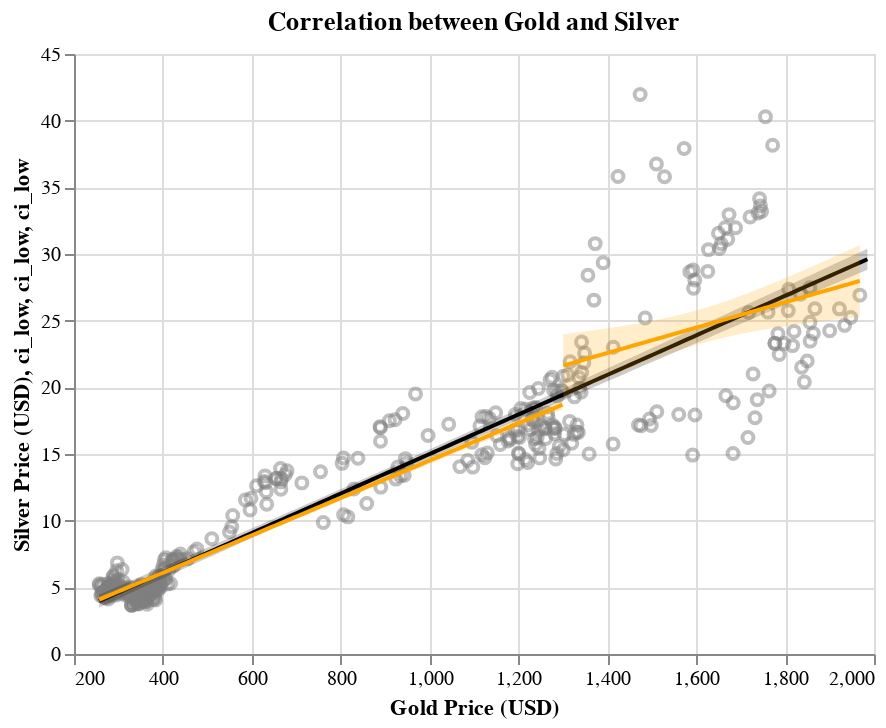

The cell this chart's notebook holds for it:
### Markdown cell above
**Copper, Platinum, and Aluminum**

Silver appears to have a strong, positive correlation with the prices of both copper and platinum. The relationship to aluminum is strong and positive, but appears to weaken a little bit as the prices increase. Interestingly, there does not appear to be a "break point" anywhere in the data where the relationship changes or is invalidated. The confidence intervals widen for the regression lines as the prices of the predictors increase, but not enough to raise serious questions about the validity of the relationships.

### Code cell
gold_comp_chart

### Figure 1 — Vega-Lite specification as saved in the notebook (floating-point values rounded to 4 significant figures; data arrays with more than 128 entries replaced by an {"elided": "..."} marker saying what was removed)
{"config": {"view": {"continuousWidth": 400, "continuousHeight": 300}}, "layer": [{"data": {"name": "data-2b93f7c314d99252cf6aa61acd5f3322"}, "mark": {"type": "point", "color": "grey", "opacity": 0.5}, "encoding": {"x": {"field": "Gold", "scale": {"zero": false}, "title": "Gold Price (USD)", "type": "quantitative"}, "y": {"field": "Silver", "scale": {"zero": false}, "title": "Silver Price (USD)", "type": "quantitative"}}, "title": "Correlation between Gold and Silver"}, {"layer": [{"mark": {"type": "errorband", "color": "black", "opacity": 0.2}, "encoding": {"x": {"field": "Gold", "type": "quantitative"}, "y": {"field": "ci_low", "type": "quantitative"}, "y2": {"field": "ci_high"}}}, {"mark": {"type": "line", "color": "black"}, "encoding": {"x": {"field": "Gold", "type": "quantitative"}, "y": {"field": "Silver", "type": "quantitative"}}}], "data": {"name": "data-7cbe9660485fe3ac5903ed9ad26714a2"}}, {"layer": [{"mark": {"type": "errorband", "color": "orange", "opacity": 0.2}, "encoding": {"x": {"field": "Gold", "type": "quantitative"}, "y": {"field": "ci_low", "type": "quantitative"}, "y2": {"field": "ci_high"}}}, {"mark": {"type": "line", "color": "orange"}, "encoding": {"x": {"field": "Gold", "type": "quantitative"}, "y": {"field": "Silver", "type": "quantitative"}}}], "data": {"name": "data-39938d65e8b828cceb9c9c2523ae93da"}}, {"layer": [{"mark": {"type": "errorband", "color": "orange", "opacity": 0.2}, "encoding": {"x": {"field": "Gold", "type": "quantitative"}, "y": {"field": "ci_low", "type": "quantitative"}, "y2": {"field": "ci_high"}}}, {"mark": {"type": "line", "color": "orange"}, "encoding": {"x": {"field": "Gold", "type": "quantitative"}, "y": {"field": "Silver", "type": "quantitative"}}}], "data": {"name": "data-ff72e2368288ea7c6325318e9233baed"}}], "$schema": "https://vega.github.io/schema/vega-lite/v4.17.0.json", "datasets": {"data-2b93f7c314d99252cf6aa61acd5f3322": {"elided": "396 records"}, "data-7cbe9660485fe3ac5903ed9ad26714a2": [{"Gold": 256.7, "Silver": 3.976, "ci_low": 3.49, "ci_high": 4.463}, {"Gold": 273.8, "Silver": 4.23, "ci_low": 3.751, "ci_high": 4.709}, {"Gold": 290.9, "Silver": 4.484, "ci_low": 4.012, "ci_high": 4.955}, {"Gold": 308.0, "Silver": 4.738, "ci_low": 4.273, "ci_high": 5.202}, {"Gold": 325.1, "Silver": 4.991, "ci_low": 4.535, "ci_high": 5.448}, {"Gold": 342.3, "Silver": 5.245, "ci_low": 4.795, "ci_high": 5.695}, {"Gold": 359.4, "Silver": 5.499, "ci_low": 5.056, "ci_high": 5.942}, {"Gold": 376.5, "Silver": 5.753, "ci_low": 5.317, "ci_high": 6.188}, {"Gold": 393.6, "Silver": 6.006, "ci_low": 5.577, "ci_high": 6.435}, {"Gold": 410.7, "Silver": 6.26, "ci_low": 5.838, "ci_high": 6.683}, {"Gold": 427.8, "Silver": 6.514, "ci_low": 6.098, "ci_high": 6.93}, {"Gold": 444.9, "Silver": 6.768, "ci_low": 6.358, "ci_high": 7.178}, {"Gold": 462.1, "Silver": 7.022, "ci_low": 6.618, "ci_high": 7.425}, {"Gold": 479.2, "Silver": 7.275, "ci_low": 6.878, "ci_high": 7.673}, {"Gold": 496.3, "Silver": 7.529, "ci_low": 7.137, "ci_high": 7.921}, {"Gold": 513.4, "Silver": 7.783, "ci_low": 7.396, "ci_high": 8.17}, {"Gold": 530.5, "Silver": 8.037, "ci_low": 7.655, "ci_high": 8.418}, {"Gold": 547.6, "Silver": 8.291, "ci_low": 7.914, "ci_high": 8.667}, {"Gold": 564.7, "Silver": 8.544, "ci_low": 8.173, "ci_high": 8.916}, {"Gold": 581.8, "Silver": 8.798, "ci_low": 8.431, "ci_high": 9.165}, {"Gold": 599.0, "Silver": 9.052, "ci_low": 8.689, "ci_high": 9.414}, {"Gold": 616.1, "Silver": 9.306, "ci_low": 8.947, "ci_high": 9.664}, {"Gold": 633.2, "Silver": 9.559, "ci_low": 9.205, "ci_high": 9.914}, {"Gold": 650.3, "Silver": 9.813, "ci_low": 9.462, "ci_high": 10.16}, {"Gold": 667.4, "Silver": 10.07, "ci_low": 9.719, "ci_high": 10.41}, {"Gold": 684.5, "Silver": 10.32, "ci_low": 9.976, "ci_high": 10.67}, {"Gold": 701.6, "Silver": 10.57, "ci_low": 10.23, "ci_high": 10.92}, {"Gold": 718.8, "Silver": 10.83, "ci_low": 10.49, "ci_high": 11.17}, {"Gold": 735.9, "Silver": 11.08, "ci_low": 10.74, "ci_high": 11.42}, {"Gold": 753.0, "Silver": 11.34, "ci_low": 11.0, "ci_high": 11.67}, {"Gold": 770.1, "Silver": 11.59, "ci_low": 11.26, "ci_high": 11.92}, {"Gold": 787.2, "Silver": 11.84, "ci_low": 11.51, "ci_high": 12.18}, {"Gold": 804.3, "Silver": 12.1, "ci_low": 11.76, "ci_high": 12.43}, {"Gold": 821.4, "Silver": 12.35, "ci_low": 12.02, "ci_high": 12.68}, {"Gold": 838.5, "Silver": 12.6, "ci_low": 12.27, "ci_high": 12.94}, {"Gold": 855.7, "Silver": 12.86, "ci_low": 12.53, "ci_high": 13.19}, {"Gold": 872.8, "Silver": 13.11, "ci_low": 12.78, "ci_high": 13.45}, {"Gold": 889.9, "Silver": 13.37, "ci_low": 13.03, "ci_high": 13.7}, {"Gold": 907.0, "Silver": 13.62, "ci_low": 13.28, "ci_high": 13.95}, {"Gold": 924.1, "Silver": 13.87, "ci_low": 13.54, "ci_high": 14.21}, {"Gold": 941.2, "Silver": 14.13, "ci_low": 13.79, "ci_high": 14.47}, {"Gold": 958.3, "Silver": 14.38, "ci_low": 14.04, "ci_high": 14.72}, {"Gold": 975.5, "Silver": 14.64, "ci_low": 14.29, "ci_high": 14.98}, {"Gold": 992.6, "Silver": 14.89, "ci_low": 14.54, "ci_high": 15.23}, {"Gold": 1010.0, "Silver": 15.14, "ci_low": 14.79, "ci_high": 15.49}, {"Gold": 1027.0, "Silver": 15.4, "ci_low": 15.04, "ci_high": 15.75}, {"Gold": 1044.0, "Silver": 15.65, "ci_low": 15.29, "ci_high": 16.01}, {"Gold": 1061.0, "Silver": 15.9, "ci_low": 15.54, "ci_high": 16.26}, {"Gold": 1078.0, "Silver": 16.16, "ci_low": 15.79, "ci_high": 16.52}, {"Gold": 1095.0, "Silver": 16.41, "ci_low": 16.04, "ci_high": 16.78}, {"Gold": 1112.0, "Silver": 16.67, "ci_low": 16.29, "ci_high": 17.04}, {"Gold": 1129.0, "Silver": 16.92, "ci_low": 16.54, "ci_high": 17.3}, {"Gold": 1147.0, "Silver": 17.17, "ci_low": 16.79, "ci_high": 17.56}, {"Gold": 1164.0, "Silver": 17.43, "ci_low": 17.04, "ci_high": 17.82}, {"Gold": 1181.0, "Silver": 17.68, "ci_low": 17.29, "ci_high": 18.07}, {"Gold": 1198.0, "Silver": 17.93, "ci_low": 17.53, "ci_high": 18.33}, {"Gold": 1215.0, "Silver": 18.19, "ci_low": 17.78, "ci_high": 18.59}, {"Gold": 1232.0, "Silver": 18.44, "ci_low": 18.03, "ci_high": 18.85}, {"Gold": 1249.0, "Silver": 18.7, "ci_low": 18.28, "ci_high": 19.11}, {"Gold": 1266.0, "Silver": 18.95, "ci_low": 18.52, "ci_high": 19.37}, {"Gold": 1283.0, "Silver": 19.2, "ci_low": 18.77, "ci_high": 19.63}, {"Gold": 1301.0, "Silver": 19.46, "ci_low": 19.02, "ci_high": 19.9}, {"Gold": 1318.0, "Silver": 19.71, "ci_low": 19.27, "ci_high": 20.16}, {"Gold": 1335.0, "Silver": 19.96, "ci_low": 19.51, "ci_high": 20.42}, {"Gold": 1352.0, "Silver": 20.22, "ci_low": 19.76, "ci_high": 20.68}, {"Gold": 1369.0, "Silver": 20.47, "ci_low": 20.01, "ci_high": 20.94}, {"Gold": 1386.0, "Silver": 20.73, "ci_low": 20.25, "ci_high": 21.2}, {"Gold": 1403.0, "Silver": 20.98, "ci_low": 20.5, "ci_high": 21.46}, {"Gold": 1420.0, "Silver": 21.23, "ci_low": 20.74, "ci_high": 21.72}, {"Gold": 1438.0, "Silver": 21.49, "ci_low": 20.99, "ci_high": 21.98}, {"Gold": 1455.0, "Silver": 21.74, "ci_low": 21.24, "ci_high": 22.25}, {"Gold": 1472.0, "Silver": 21.99, "ci_low": 21.48, "ci_high": 22.51}, {"Gold": 1489.0, "Silver": 22.25, "ci_low": 21.73, "ci_high": 22.77}, {"Gold": 1506.0, "Silver": 22.5, "ci_low": 21.97, "ci_high": 23.03}, {"Gold": 1523.0, "Silver": 22.76, "ci_low": 22.22, "ci_high": 23.29}, {"Gold": 1540.0, "Silver": 23.01, "ci_low": 22.46, "ci_high": 23.56}, {"Gold": 1557.0, "Silver": 23.26, "ci_low": 22.71, "ci_high": 23.82}, {"Gold": 1574.0, "Silver": 23.52, "ci_low": 22.95, "ci_high": 24.08}, {"Gold": 1592.0, "Silver": 23.77, "ci_low": 23.2, "ci_high": 24.34}, {"Gold": 1609.0, "Silver": 24.02, "ci_low": 23.45, "ci_high": 24.6}, {"Gold": 1626.0, "Silver": 24.28, "ci_low": 23.69, "ci_high": 24.87}, {"Gold": 1643.0, "Silver": 24.53, "ci_low": 23.94, "ci_high": 25.13}, {"Gold": 1660.0, "Silver": 24.79, "ci_low": 24.18, "ci_high": 25.39}, {"Gold": 1677.0, "Silver": 25.04, "ci_low": 24.43, "ci_high": 25.65}, {"Gold": 1694.0, "Silver": 25.29, "ci_low": 24.67, "ci_high": 25.92}, {"Gold": 1711.0, "Silver": 25.55, "ci_low": 24.91, "ci_high": 26.18}, {"Gold": 1728.0, "Silver": 25.8, "ci_low": 25.16, "ci_high": 26.44}, {"Gold": 1746.0, "Silver": 26.06, "ci_low": 25.4, "ci_high": 26.71}, {"Gold": 1763.0, "Silver": 26.31, "ci_low": 25.65, "ci_high": 26.97}, {"Gold": 1780.0, "Silver": 26.56, "ci_low": 25.89, "ci_high": 27.23}, {"Gold": 1797.0, "Silver": 26.82, "ci_low": 26.14, "ci_high": 27.49}, {"Gold": 1814.0, "Silver": 27.07, "ci_low": 26.38, "ci_high": 27.76}, {"Gold": 1831.0, "Silver": 27.32, "ci_low": 26.63, "ci_high": 28.02}, {"Gold": 1848.0, "Silver": 27.58, "ci_low": 26.87, "ci_high": 28.28}, {"Gold": 1865.0, "Silver": 27.83, "ci_low": 27.12, "ci_high": 28.55}, {"Gold": 1882.0, "Silver": 28.09, "ci_low": 27.36, "ci_high": 28.81}, {"Gold": 1900.0, "Silver": 28.34, "ci_low": 27.61, "ci_high": 29.07}, {"Gold": 1917.0, "Silver": 28.59, "ci_low": 27.85, "ci_high": 29.34}, {"Gold": 1934.0, "Silver": 28.85, "ci_low": 28.09, "ci_high": 29.6}, {"Gold": 1951.0, "Silver": 29.1, "ci_low": 28.34, "ci_high": 29.86}, {"Gold": 1968.0, "Silver": 29.35, "ci_low": 28.58, "ci_high": 30.13}, {"Gold": 1985.0, "Silver": 29.61, "ci_low": 28.83, "ci_high": 30.39}], "data-39938d65e8b828cceb9c9c2523ae93da": [{"Gold": 1301.0, "Silver": 21.63, "ci_low": 19.27, "ci_high": 23.99}, {"Gold": 1308.0, "Silver": 21.69, "ci_low": 19.37, "ci_high": 24.02}, {"Gold": 1314.0, "Silver": 21.76, "ci_low": 19.47, "ci_high": 24.04}, {"Gold": 1321.0, "Silver": 21.82, "ci_low": 19.57, "ci_high": 24.07}, {"Gold": 1328.0, "Silver": 21.88, "ci_low": 19.67, "ci_high": 24.1}, {"Gold": 1334.0, "Silver": 21.95, "ci_low": 19.77, "ci_high": 24.13}, {"Gold": 1341.0, "Silver": 22.01, "ci_low": 19.87, "ci_high": 24.16}, {"Gold": 1348.0, "Silver": 22.07, "ci_low": 19.96, "ci_high": 24.19}, {"Gold": 1354.0, "Silver": 22.14, "ci_low": 20.06, "ci_high": 24.22}, {"Gold": 1361.0, "Silver": 22.2, "ci_low": 20.16, "ci_high": 24.25}, {"Gold": 1368.0, "Silver": 22.27, "ci_low": 20.25, "ci_high": 24.28}, {"Gold": 1374.0, "Silver": 22.33, "ci_low": 20.35, "ci_high": 24.31}, {"Gold": 1381.0, "Silver": 22.39, "ci_low": 20.45, "ci_high": 24.34}, {"Gold": 1388.0, "Silver": 22.46, "ci_low": 20.54, "ci_high": 24.37}, {"Gold": 1394.0, "Silver": 22.52, "ci_low": 20.64, "ci_high": 24.4}, {"Gold": 1401.0, "Silver": 22.58, "ci_low": 20.73, "ci_high": 24.43}, {"Gold": 1408.0, "Silver": 22.65, "ci_low": 20.83, "ci_high": 24.47}, {"Gold": 1414.0, "Silver": 22.71, "ci_low": 20.92, "ci_high": 24.5}, {"Gold": 1421.0, "Silver": 22.77, "ci_low": 21.01, "ci_high": 24.53}, {"Gold": 1428.0, "Silver": 22.84, "ci_low": 21.11, "ci_high": 24.57}, {"Gold": 1434.0, "Silver": 22.9, "ci_low": 21.2, "ci_high": 24.6}, {"Gold": 1441.0, "Silver": 22.96, "ci_low": 21.29, "ci_high": 24.64}, {"Gold": 1448.0, "Silver": 23.03, "ci_low": 21.38, "ci_high": 24.67}, {"Gold": 1454.0, "Silver": 23.09, "ci_low": 21.47, "ci_high": 24.71}, {"Gold": 1461.0, "Silver": 23.15, "ci_low": 21.56, "ci_high": 24.75}, {"Gold": 1468.0, "Silver": 23.22, "ci_low": 21.65, "ci_high": 24.79}, {"Gold": 1474.0, "Silver": 23.28, "ci_low": 21.73, "ci_high": 24.83}, {"Gold": 1481.0, "Silver": 23.34, "ci_low": 21.82, "ci_high": 24.87}, {"Gold": 1488.0, "Silver": 23.41, "ci_low": 21.91, "ci_high": 24.91}, {"Gold": 1494.0, "Silver": 23.47, "ci_low": 21.99, "ci_high": 24.95}, {"Gold": 1501.0, "Silver": 23.54, "ci_low": 22.08, "ci_high": 24.99}, {"Gold": 1508.0, "Silver": 23.6, "ci_low": 22.16, "ci_high": 25.04}, {"Gold": 1514.0, "Silver": 23.66, "ci_low": 22.24, "ci_high": 25.08}, {"Gold": 1521.0, "Silver": 23.73, "ci_low": 22.32, "ci_high": 25.13}, {"Gold": 1528.0, "Silver": 23.79, "ci_low": 22.4, "ci_high": 25.18}, {"Gold": 1534.0, "Silver": 23.85, "ci_low": 22.48, "ci_high": 25.23}, {"Gold": 1541.0, "Silver": 23.92, "ci_low": 22.56, "ci_high": 25.27}, {"Gold": 1548.0, "Silver": 23.98, "ci_low": 22.63, "ci_high": 25.33}, {"Gold": 1554.0, "Silver": 24.04, "ci_low": 22.71, "ci_high": 25.38}, {"Gold": 1561.0, "Silver": 24.11, "ci_low": 22.78, "ci_high": 25.43}, {"Gold": 1568.0, "Silver": 24.17, "ci_low": 22.85, "ci_high": 25.49}, {"Gold": 1574.0, "Silver": 24.23, "ci_low": 22.92, "ci_high": 25.54}, {"Gold": 1581.0, "Silver": 24.3, "ci_low": 22.99, "ci_high": 25.6}, {"Gold": 1588.0, "Silver": 24.36, "ci_low": 23.06, "ci_high": 25.66}, {"Gold": 1594.0, "Silver": 24.42, "ci_low": 23.13, "ci_high": 25.72}, {"Gold": 1601.0, "Silver": 24.49, "ci_low": 23.19, "ci_high": 25.78}, {"Gold": 1608.0, "Silver": 24.55, "ci_low": 23.26, "ci_high": 25.84}, {"Gold": 1614.0, "Silver": 24.61, "ci_low": 23.32, "ci_high": 25.91}, {"Gold": 1621.0, "Silver": 24.68, "ci_low": 23.38, "ci_high": 25.98}, {"Gold": 1628.0, "Silver": 24.74, "ci_low": 23.44, "ci_high": 26.04}, {"Gold": 1634.0, "Silver": 24.81, "ci_low": 23.5, "ci_high": 26.11}, {"Gold": 1641.0, "Silver": 24.87, "ci_low": 23.55, "ci_high": 26.18}, {"Gold": 1648.0, "Silver": 24.93, "ci_low": 23.61, "ci_high": 26.25}, {"Gold": 1654.0, "Silver": 25.0, "ci_low": 23.66, "ci_high": 26.33}, {"Gold": 1661.0, "Silver": 25.06, "ci_low": 23.72, "ci_high": 26.4}, {"Gold": 1668.0, "Silver": 25.12, "ci_low": 23.77, "ci_high": 26.48}, {"Gold": 1674.0, "Silver": 25.19, "ci_low": 23.82, "ci_high": 26.56}, {"Gold": 1681.0, "Silver": 25.25, "ci_low": 23.87, "ci_high": 26.63}, {"Gold": 1688.0, "Silver": 25.31, "ci_low": 23.91, "ci_high": 26.71}, {"Gold": 1695.0, "Silver": 25.38, "ci_low": 23.96, "ci_high": 26.79}, {"Gold": 1701.0, "Silver": 25.44, "ci_low": 24.0, "ci_high": 26.88}, {"Gold": 1708.0, "Silver": 25.5, "ci_low": 24.05, "ci_high": 26.96}, {"Gold": 1715.0, "Silver": 25.57, "ci_low": 24.09, "ci_high": 27.04}, {"Gold": 1721.0, "Silver": 25.63, "ci_low": 24.13, "ci_high": 27.13}, {"Gold": 1728.0, "Silver": 25.69, "ci_low": 24.18, "ci_high": 27.21}, {"Gold": 1735.0, "Silver": 25.76, "ci_low": 24.22, "ci_high": 27.3}, {"Gold": 1741.0, "Silver": 25.82, "ci_low": 24.26, "ci_high": 27.39}, {"Gold": 1748.0, "Silver": 25.88, "ci_low": 24.29, "ci_high": 27.47}, {"Gold": 1755.0, "Silver": 25.95, "ci_low": 24.33, "ci_high": 27.56}, {"Gold": 1761.0, "Silver": 26.01, "ci_low": 24.37, "ci_high": 27.65}, {"Gold": 1768.0, "Silver": 26.08, "ci_low": 24.41, "ci_high": 27.74}, {"Gold": 1775.0, "Silver": 26.14, "ci_low": 24.44, "ci_high": 27.83}, {"Gold": 1781.0, "Silver": 26.2, "ci_low": 24.48, "ci_high": 27.93}, {"Gold": 1788.0, "Silver": 26.27, "ci_low": 24.51, "ci_high": 28.02}, {"Gold": 1795.0, "Silver": 26.33, "ci_low": 24.55, "ci_high": 28.11}, {"Gold": 1801.0, "Silver": 26.39, "ci_low": 24.58, "ci_high": 28.21}, {"Gold": 1808.0, "Silver": 26.46, "ci_low": 24.61, "ci_high": 28.3}, {"Gold": 1815.0, "Silver": 26.52, "ci_low": 24.65, "ci_high": 28.39}, {"Gold": 1821.0, "Silver": 26.58, "ci_low": 24.68, "ci_high": 28.49}, {"Gold": 1828.0, "Silver": 26.65, "ci_low": 24.71, "ci_high": 28.58}, {"Gold": 1835.0, "Silver": 26.71, "ci_low": 24.74, "ci_high": 28.68}, {"Gold": 1841.0, "Silver": 26.77, "ci_low": 24.77, "ci_high": 28.78}, {"Gold": 1848.0, "Silver": 26.84, "ci_low": 24.8, "ci_high": 28.87}, {"Gold": 1855.0, "Silver": 26.9, "ci_low": 24.83, "ci_high": 28.97}, {"Gold": 1861.0, "Silver": 26.96, "ci_low": 24.86, "ci_high": 29.07}, {"Gold": 1868.0, "Silver": 27.03, "ci_low": 24.89, "ci_high": 29.17}, {"Gold": 1875.0, "Silver": 27.09, "ci_low": 24.92, "ci_high": 29.26}, {"Gold": 1881.0, "Silver": 27.15, "ci_low": 24.95, "ci_high": 29.36}, {"Gold": 1888.0, "Silver": 27.22, "ci_low": 24.98, "ci_high": 29.46}, {"Gold": 1895.0, "Silver": 27.28, "ci_low": 25.0, "ci_high": 29.56}, {"Gold": 1901.0, "Silver": 27.35, "ci_low": 25.03, "ci_high": 29.66}, {"Gold": 1908.0, "Silver": 27.41, "ci_low": 25.06, "ci_high": 29.76}, {"Gold": 1915.0, "Silver": 27.47, "ci_low": 25.09, "ci_high": 29.86}, {"Gold": 1921.0, "Silver": 27.54, "ci_low": 25.11, "ci_high": 29.96}, {"Gold": 1928.0, "Silver": 27.6, "ci_low": 25.14, "ci_high": 30.06}, {"Gold": 1935.0, "Silver": 27.66, "ci_low": 25.17, "ci_high": 30.16}, {"Gold": 1941.0, "Silver": 27.73, "ci_low": 25.19, "ci_high": 30.26}, {"Gold": 1948.0, "Silver": 27.79, "ci_low": 25.22, "ci_high": 30.36}, {"Gold": 1955.0, "Silver": 27.85, "ci_low": 25.25, "ci_high": 30.46}, {"Gold": 1961.0, "Silver": 27.92, "ci_low": 25.27, "ci_high": 30.56}, {"Gold": 1968.0, "Silver": 27.98, "ci_low": 25.3, "ci_high": 30.66}], "data-ff72e2368288ea7c6325318e9233baed": [{"Gold": 256.7, "Silver": 4.082, "ci_low": 3.846, "ci_high": 4.318}, {"Gold": 267.1, "Silver": 4.229, "ci_low": 3.996, "ci_high": 4.461}, {"Gold": 277.5, "Silver": 4.375, "ci_low": 4.145, "ci_high": 4.604}, {"Gold": 288.0, "Silver": 4.521, "ci_low": 4.295, "ci_high": 4.747}, {"Gold": 298.4, "Silver": 4.667, "ci_low": 4.444, "ci_high": 4.89}, {"Gold": 308.8, "Silver": 4.813, "ci_low": 4.593, "ci_high": 5.033}, {"Gold": 319.2, "Silver": 4.959, "ci_low": 4.743, "ci_high": 5.176}, {"Gold": 329.7, "Silver": 5.106, "ci_low": 4.892, "ci_high": 5.319}, {"Gold": 340.1, "Silver": 5.252, "ci_low": 5.041, "ci_high": 5.463}, {"Gold": 350.5, "Silver": 5.398, "ci_low": 5.19, "ci_high": 5.606}, {"Gold": 360.9, "Silver": 5.544, "ci_low": 5.339, "ci_high": 5.749}, {"Gold": 371.3, "Silver": 5.69, "ci_low": 5.488, "ci_high": 5.893}, {"Gold": 381.8, "Silver": 5.836, "ci_low": 5.636, "ci_high": 6.037}, {"Gold": 392.2, "Silver": 5.983, "ci_low": 5.785, "ci_high": 6.18}, {"Gold": 402.6, "Silver": 6.129, "ci_low": 5.934, "ci_high": 6.324}, {"Gold": 413.0, "Silver": 6.275, "ci_low": 6.082, "ci_high": 6.468}, {"Gold": 423.5, "Silver": 6.421, "ci_low": 6.231, "ci_high": 6.612}, {"Gold": 433.9, "Silver": 6.567, "ci_low": 6.379, "ci_high": 6.756}, {"Gold": 444.3, "Silver": 6.713, "ci_low": 6.527, "ci_high": 6.9}, {"Gold": 454.7, "Silver": 6.86, "ci_low": 6.675, "ci_high": 7.044}, {"Gold": 465.2, "Silver": 7.006, "ci_low": 6.823, "ci_high": 7.189}, {"Gold": 475.6, "Silver": 7.152, "ci_low": 6.971, "ci_high": 7.333}, {"Gold": 486.0, "Silver": 7.298, "ci_low": 7.118, "ci_high": 7.478}, {"Gold": 496.4, "Silver": 7.444, "ci_low": 7.266, "ci_high": 7.623}, {"Gold": 506.8, "Silver": 7.591, "ci_low": 7.414, "ci_high": 7.768}, {"Gold": 517.3, "Silver": 7.737, "ci_low": 7.561, "ci_high": 7.913}, {"Gold": 527.7, "Silver": 7.883, "ci_low": 7.708, "ci_high": 8.058}, {"Gold": 538.1, "Silver": 8.029, "ci_low": 7.855, "ci_high": 8.203}, {"Gold": 548.5, "Silver": 8.175, "ci_low": 8.002, "ci_high": 8.348}, {"Gold": 559.0, "Silver": 8.321, "ci_low": 8.149, "ci_high": 8.494}, {"Gold": 569.4, "Silver": 8.468, "ci_low": 8.295, "ci_high": 8.64}, {"Gold": 579.8, "Silver": 8.614, "ci_low": 8.442, "ci_high": 8.785}, {"Gold": 590.2, "Silver": 8.76, "ci_low": 8.588, "ci_high": 8.931}, {"Gold": 600.7, "Silver": 8.906, "ci_low": 8.735, "ci_high": 9.078}, {"Gold": 611.1, "Silver": 9.052, "ci_low": 8.881, "ci_high": 9.224}, {"Gold": 621.5, "Silver": 9.198, "ci_low": 9.027, "ci_high": 9.37}, {"Gold": 631.9, "Silver": 9.345, "ci_low": 9.172, "ci_high": 9.517}, {"Gold": 642.3, "Silver": 9.491, "ci_low": 9.318, "ci_high": 9.663}, {"Gold": 652.8, "Silver": 9.637, "ci_low": 9.464, "ci_high": 9.81}, {"Gold": 663.2, "Silver": 9.783, "ci_low": 9.609, "ci_high": 9.957}, {"Gold": 673.6, "Silver": 9.929, "ci_low": 9.754, "ci_high": 10.1}, {"Gold": 684.0, "Silver": 10.08, "ci_low": 9.899, "ci_high": 10.25}, {"Gold": 694.5, "Silver": 10.22, "ci_low": 10.04, "ci_high": 10.4}, {"Gold": 704.9, "Silver": 10.37, "ci_low": 10.19, "ci_high": 10.55}, {"Gold": 715.3, "Silver": 10.51, "ci_low": 10.33, "ci_high": 10.69}, {"Gold": 725.7, "Silver": 10.66, "ci_low": 10.48, "ci_high": 10.84}, {"Gold": 736.2, "Silver": 10.81, "ci_low": 10.62, "ci_high": 10.99}, {"Gold": 746.6, "Silver": 10.95, "ci_low": 10.77, "ci_high": 11.14}, {"Gold": 757.0, "Silver": 11.1, "ci_low": 10.91, "ci_high": 11.29}, {"Gold": 767.4, "Silver": 11.24, "ci_low": 11.06, "ci_high": 11.43}, {"Gold": 777.8, "Silver": 11.39, "ci_low": 11.2, "ci_high": 11.58}, {"Gold": 788.3, "Silver": 11.54, "ci_low": 11.34, "ci_high": 11.73}, {"Gold": 798.7, "Silver": 11.68, "ci_low": 11.49, "ci_high": 11.88}, {"Gold": 809.1, "Silver": 11.83, "ci_low": 11.63, "ci_high": 12.03}, {"Gold": 819.5, "Silver": 11.98, "ci_low": 11.77, "ci_high": 12.18}, {"Gold": 830.0, "Silver": 12.12, "ci_low": 11.92, "ci_high": 12.33}, {"Gold": 840.4, "Silver": 12.27, "ci_low": 12.06, "ci_high": 12.47}, {"Gold": 850.8, "Silver": 12.41, "ci_low": 12.21, "ci_high": 12.62}, {"Gold": 861.2, "Silver": 12.56, "ci_low": 12.35, "ci_high": 12.77}, {"Gold": 871.7, "Silver": 12.71, "ci_low": 12.49, "ci_high": 12.92}, {"Gold": 882.1, "Silver": 12.85, "ci_low": 12.64, "ci_high": 13.07}, {"Gold": 892.5, "Silver": 13.0, "ci_low": 12.78, "ci_high": 13.22}, {"Gold": 902.9, "Silver": 13.15, "ci_low": 12.92, "ci_high": 13.37}, {"Gold": 913.3, "Silver": 13.29, "ci_low": 13.06, "ci_high": 13.52}, {"Gold": 923.8, "Silver": 13.44, "ci_low": 13.21, "ci_high": 13.67}, {"Gold": 934.2, "Silver": 13.58, "ci_low": 13.35, "ci_high": 13.82}, {"Gold": 944.6, "Silver": 13.73, "ci_low": 13.49, "ci_high": 13.97}, {"Gold": 955.0, "Silver": 13.88, "ci_low": 13.64, "ci_high": 14.12}, {"Gold": 965.5, "Silver": 14.02, "ci_low": 13.78, "ci_high": 14.27}, {"Gold": 975.9, "Silver": 14.17, "ci_low": 13.92, "ci_high": 14.42}, {"Gold": 986.3, "Silver": 14.31, "ci_low": 14.06, "ci_high": 14.57}, {"Gold": 996.7, "Silver": 14.46, "ci_low": 14.21, "ci_high": 14.72}, {"Gold": 1007.0, "Silver": 14.61, "ci_low": 14.35, "ci_high": 14.87}, {"Gold": 1018.0, "Silver": 14.75, "ci_low": 14.49, "ci_high": 15.01}, {"Gold": 1028.0, "Silver": 14.9, "ci_low": 14.63, "ci_high": 15.16}, {"Gold": 1038.0, "Silver": 15.05, "ci_low": 14.78, "ci_high": 15.31}, {"Gold": 1049.0, "Silver": 15.19, "ci_low": 14.92, "ci_high": 15.46}, {"Gold": 1059.0, "Silver": 15.34, "ci_low": 15.06, "ci_high": 15.61}, {"Gold": 1070.0, "Silver": 15.48, "ci_low": 15.2, "ci_high": 15.76}, {"Gold": 1080.0, "Silver": 15.63, "ci_low": 15.34, "ci_high": 15.92}, {"Gold": 1091.0, "Silver": 15.78, "ci_low": 15.49, "ci_high": 16.07}, {"Gold": 1101.0, "Silver": 15.92, "ci_low": 15.63, "ci_high": 16.22}, {"Gold": 1111.0, "Silver": 16.07, "ci_low": 15.77, "ci_high": 16.37}, {"Gold": 1122.0, "Silver": 16.21, "ci_low": 15.91, "ci_high": 16.52}, {"Gold": 1132.0, "Silver": 16.36, "ci_low": 16.06, "ci_high": 16.67}, {"Gold": 1143.0, "Silver": 16.51, "ci_low": 16.2, "ci_high": 16.82}, {"Gold": 1153.0, "Silver": 16.65, "ci_low": 16.34, "ci_high": 16.97}, {"Gold": 1164.0, "Silver": 16.8, "ci_low": 16.48, "ci_high": 17.12}, {"Gold": 1174.0, "Silver": 16.95, "ci_low": 16.62, "ci_high": 17.27}, {"Gold": 1184.0, "Silver": 17.09, "ci_low": 16.77, "ci_high": 17.42}, {"Gold": 1195.0, "Silver": 17.24, "ci_low": 16.91, "ci_high": 17.57}, {"Gold": 1205.0, "Silver": 17.38, "ci_low": 17.05, "ci_high": 17.72}, {"Gold": 1216.0, "Silver": 17.53, "ci_low": 17.19, "ci_high": 17.87}, {"Gold": 1226.0, "Silver": 17.68, "ci_low": 17.33, "ci_high": 18.02}, {"Gold": 1236.0, "Silver": 17.82, "ci_low": 17.48, "ci_high": 18.17}, {"Gold": 1247.0, "Silver": 17.97, "ci_low": 17.62, "ci_high": 18.32}, {"Gold": 1257.0, "Silver": 18.11, "ci_low": 17.76, "ci_high": 18.47}, {"Gold": 1268.0, "Silver": 18.26, "ci_low": 17.9, "ci_high": 18.62}, {"Gold": 1278.0, "Silver": 18.41, "ci_low": 18.04, "ci_high": 18.77}, {"Gold": 1289.0, "Silver": 18.55, "ci_low": 18.18, "ci_high": 18.92}, {"Gold": 1299.0, "Silver": 18.7, "ci_low": 18.33, "ci_high": 19.07}]}}
